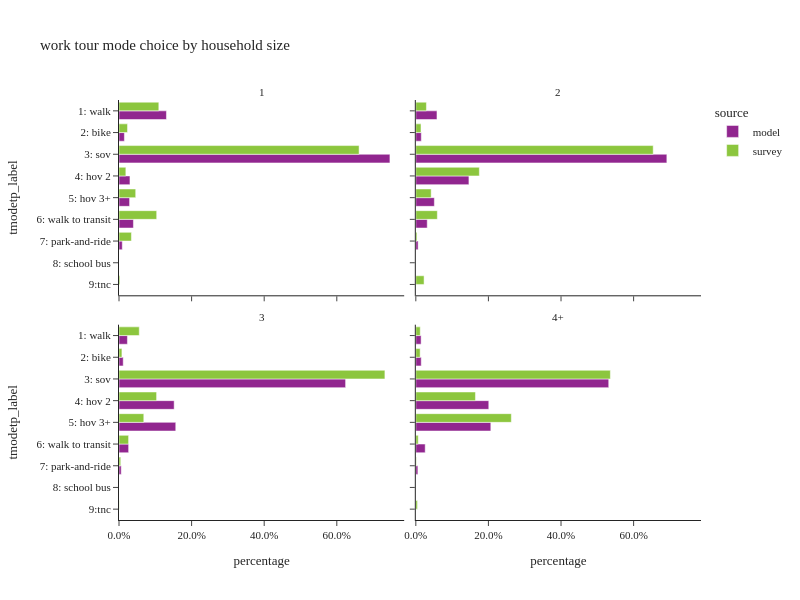

The notebook cell this image was saved under:
### Code cell
plot_mode_choice(wk_tour,"hhsize_4+",
                 {"hhsize_4+":["1","2","3","4+"],
                  "tmodetp_label":order_mode},
                 "household size",2,600)

### Figure 1 — Plotly figure (JSON) as saved in the notebook; plotly's stock layout.template omitted (floating-point values rounded to 4 significant figures)
{"data": [{"alignmentgroup": "True", "customdata": [[26872], [3049], [153460], [6208], [6000], [8167], [1859]], "hovertemplate": "source=model<br>hhsize_4+=1<br>percentage=%{x}<br>tmodetp_label=%{y}<br>sample count=%{customdata[0]}<extra></extra>", "legendgroup": "model", "marker": {"color": "#91268F", "pattern": {"shape": ""}}, "name": "model", "offsetgroup": "model", "orientation": "h", "showlegend": true, "textposition": "auto", "type": "bar", "x": [0.1307, 0.01483, 0.7463, 0.03019, 0.02918, 0.03972, 0.009041], "xaxis": "x3", "y": ["1: walk", "2: bike", "3: sov", "4: hov 2", "5: hov 3+", "6: walk to transit", "7: park-and-ride"], "yaxis": "y3"}, {"alignmentgroup": "True", "customdata": [[28809], [7461], [341893], [72316], [25233], [15540], [3127]], "hovertemplate": "source=model<br>hhsize_4+=2<br>percentage=%{x}<br>tmodetp_label=%{y}<br>sample count=%{customdata[0]}<extra></extra>", "legendgroup": "model", "marker": {"color": "#91268F", "pattern": {"shape": ""}}, "name": "model", "offsetgroup": "model", "orientation": "h", "showlegend": false, "textposition": "auto", "type": "bar", "x": [0.05827, 0.01509, 0.6916, 0.1463, 0.05104, 0.03143, 0.006325], "xaxis": "x4", "y": ["1: walk", "2: bike", "3: sov", "4: hov 2", "5: hov 3+", "6: walk to transit", "7: park-and-ride"], "yaxis": "y4"}, {"alignmentgroup": "True", "customdata": [[7089], [3552], [190995], [46489], [47836], [8117], [1880]], "hovertemplate": "source=model<br>hhsize_4+=3<br>percentage=%{x}<br>tmodetp_label=%{y}<br>sample count=%{customdata[0]}<extra></extra>", "legendgroup": "model", "marker": {"color": "#91268F", "pattern": {"shape": ""}}, "name": "model", "offsetgroup": "model", "orientation": "h", "showlegend": false, "textposition": "auto", "type": "bar", "x": [0.02317, 0.01161, 0.6243, 0.1519, 0.1563, 0.02653, 0.006145], "xaxis": "x", "y": ["1: walk", "2: bike", "3: sov", "4: hov 2", "5: hov 3+", "6: walk to transit", "7: park-and-ride"], "yaxis": "y"}, {"alignmentgroup": "True", "customdata": [[8636], [8843], [314909], [119101], [122434], [15289], [3362]], "hovertemplate": "source=model<br>hhsize_4+=4+<br>percentage=%{x}<br>tmodetp_label=%{y}<br>sample count=%{customdata[0]}<extra></extra>", "legendgroup": "model", "marker": {"color": "#91268F", "pattern": {"shape": ""}}, "name": "model", "offsetgroup": "model", "orientation": "h", "showlegend": false, "textposition": "auto", "type": "bar", "x": [0.01457, 0.01492, 0.5314, 0.201, 0.2066, 0.0258, 0.005674], "xaxis": "x2", "y": ["1: walk", "2: bike", "3: sov", "4: hov 2", "5: hov 3+", "6: walk to transit", "7: park-and-ride"], "yaxis": "y2"}, {"alignmentgroup": "True", "customdata": [[71], [31], [248], [12], [13], [102], [10], [6]], "hovertemplate": "source=survey<br>hhsize_4+=1<br>percentage=%{x}<br>tmodetp_label=%{y}<br>sample count=%{customdata[0]}<extra></extra>", "legendgroup": "survey", "marker": {"color": "#8CC63E", "pattern": {"shape": ""}}, "name": "survey", "offsetgroup": "survey", "orientation": "h", "showlegend": true, "textposition": "auto", "type": "bar", "x": [0.1097, 0.02348, 0.6614, 0.01888, 0.046, 0.1038, 0.0342, 0.002525], "xaxis": "x3", "y": ["1: walk", "2: bike", "3: sov", "4: hov 2", "5: hov 3+", "6: walk to transit", "7: park-and-ride", "9:tnc"], "yaxis": "y3"}, {"alignmentgroup": "True", "customdata": [[60], [52], [424], [94], [18], [114], [7], [7]], "hovertemplate": "source=survey<br>hhsize_4+=2<br>percentage=%{x}<br>tmodetp_label=%{y}<br>sample count=%{customdata[0]}<extra></extra>", "legendgroup": "survey", "marker": {"color": "#8CC63E", "pattern": {"shape": ""}}, "name": "survey", "offsetgroup": "survey", "orientation": "h", "showlegend": false, "textposition": "auto", "type": "bar", "x": [0.0292, 0.01429, 0.6539, 0.175, 0.0423, 0.05926, 0.003313, 0.02273], "xaxis": "x4", "y": ["1: walk", "2: bike", "3: sov", "4: hov 2", "5: hov 3+", "6: walk to transit", "7: park-and-ride", "9:tnc"], "yaxis": "y4"}, {"alignmentgroup": "True", "customdata": [[16], [9], [156], [34], [12], [25], [2], [1]], "hovertemplate": "source=survey<br>hhsize_4+=3<br>percentage=%{x}<br>tmodetp_label=%{y}<br>sample count=%{customdata[0]}<extra></extra>", "legendgroup": "survey", "marker": {"color": "#8CC63E", "pattern": {"shape": ""}}, "name": "survey", "offsetgroup": "survey", "orientation": "h", "showlegend": false, "textposition": "auto", "type": "bar", "x": [0.05582, 0.008053, 0.7325, 0.1035, 0.06831, 0.02639, 0.004775, 0.0005908], "xaxis": "x", "y": ["1: walk", "2: bike", "3: sov", "4: hov 2", "5: hov 3+", "6: walk to transit", "7: park-and-ride", "9:tnc"], "yaxis": "y"}, {"alignmentgroup": "True", "customdata": [[8], [12], [184], [36], [42], [16], [1], [2]], "hovertemplate": "source=survey<br>hhsize_4+=4+<br>percentage=%{x}<br>tmodetp_label=%{y}<br>sample count=%{customdata[0]}<extra></extra>", "legendgroup": "survey", "marker": {"color": "#8CC63E", "pattern": {"shape": ""}}, "name": "survey", "offsetgroup": "survey", "orientation": "h", "showlegend": false, "textposition": "auto", "type": "bar", "x": [0.01221, 0.01189, 0.5359, 0.1643, 0.2631, 0.006606, 0.00141, 0.004561], "xaxis": "x2", "y": ["1: walk", "2: bike", "3: sov", "4: hov 2", "5: hov 3+", "6: walk to transit", "7: park-and-ride", "9:tnc"], "yaxis": "y2"}], "layout": {"annotations": [{"font": {}, "showarrow": false, "text": "3", "x": 0.245, "xanchor": "center", "xref": "paper", "y": 0.465, "yanchor": "bottom", "yref": "paper"}, {"font": {}, "showarrow": false, "text": "4+", "x": 0.755, "xanchor": "center", "xref": "paper", "y": 0.465, "yanchor": "bottom", "yref": "paper"}, {"font": {}, "showarrow": false, "text": "1", "x": 0.245, "xanchor": "center", "xref": "paper", "y": 1.0, "yanchor": "bottom", "yref": "paper"}, {"font": {}, "showarrow": false, "text": "2", "x": 0.755, "xanchor": "center", "xref": "paper", "y": 1.0, "yanchor": "bottom", "yref": "paper"}], "barmode": "group", "height": 600, "legend": {"title": {"text": "source"}, "tracegroupgap": 0}, "title": {"text": "work tour mode choice by household size"}, "width": 800, "xaxis": {"anchor": "y", "domain": [0.0, 0.49], "tickformat": ".1%", "title": {"text": "percentage"}}, "xaxis2": {"anchor": "y2", "domain": [0.51, 1.0], "matches": "x", "tickformat": ".1%", "title": {"text": "percentage"}}, "xaxis3": {"anchor": "y3", "domain": [0.0, 0.49], "matches": "x", "showticklabels": false, "tickformat": ".1%"}, "xaxis4": {"anchor": "y4", "domain": [0.51, 1.0], "matches": "x", "showticklabels": false, "tickformat": ".1%"}, "yaxis": {"anchor": "x", "categoryarray": ["9:tnc", "8: school bus", "7: park-and-ride", "6: walk to transit", "5: hov 3+", "4: hov 2", "3: sov", "2: bike", "1: walk"], "categoryorder": "array", "domain": [0.0, 0.465], "title": {"text": "tmodetp_label"}}, "yaxis2": {"anchor": "x2", "domain": [0.0, 0.465], "matches": "y", "showticklabels": false}, "yaxis3": {"anchor": "x3", "categoryarray": ["9:tnc", "8: school bus", "7: park-and-ride", "6: walk to transit", "5: hov 3+", "4: hov 2", "3: sov", "2: bike", "1: walk"], "categoryorder": "array", "domain": [0.535, 1.0], "matches": "y", "title": {"text": "tmodetp_label"}}, "yaxis4": {"anchor": "x4", "domain": [0.535, 1.0], "matches": "y", "showticklabels": false}}}
